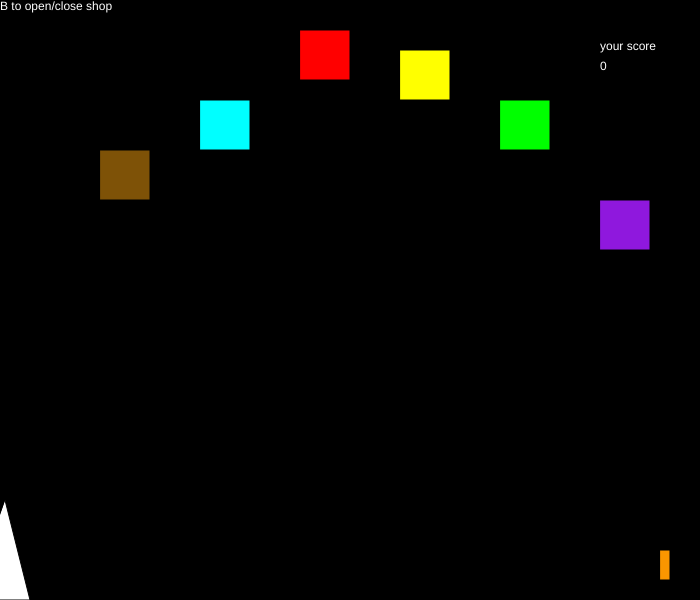
Frame 1 (no input)
Frame 60 (no input): identical to frame 1, image omitted
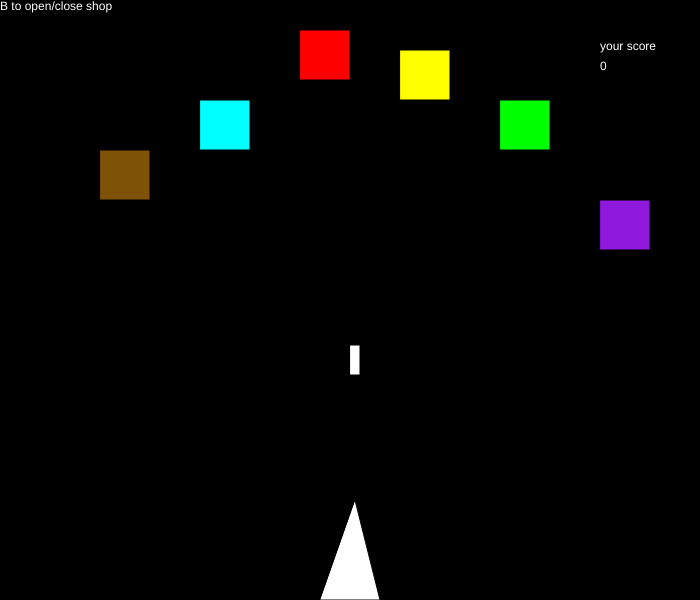
Frame 120 (the mouse pressed at the canvas centre since frame 60)

The p5.js sketch that drew these frames (run headless with seeded random() and noise() and a simulated clock; from frame 60 on, the mouse is pressed at the canvas centre):

// p5.js sketch
// ── sketch.js
var ballx = 600;
var bally = -100;

var balx = 500;
var baly = -100;

var bllx = 640;
var blly = -100;

var catx = 300;
var caty = 30;

var batx = 400;
var baty = 50;

var atx = 200;
var aty = 100;

var tx = 500;
var ty = 100;

var x = 100;
var y = 150;

var ax = 600;
var ay = 200;

var bollr = 540;
var bollerY = -100;

var hotX = 560;
var hotY = -100;

var bbx;
var bby;

var m = 1;

var s = 1;

var points = 0;

var showminu = 0;

var block = 0;

var level = 50


function setup() {
  createCanvas(700, 600);
  noCursor();
}

function keyPressed() {
  if (key == "b") {
    if (showminu == 0) {
      showminu = 1;
    } else {
      showminu = 0;
    }
  }

  if (key == "m" && points > 500 && m == 1) {
    m = m + 1;
    points = points - 500;
  } else if (key == "m" && points > 1000 && m == 2) {
    m = m + 1;
    points = points - 1000;
  } else if (key == "m" && points > 1500 && m == 3) {
    m = m + 1;
    points = points - 1500;
  } else if (key == "m" && points > 2000 && m == 4) {
    m = m + 1;
    points = points - 2000;
  }
  if (key == "m" && points > 4000) {
    block = block + 1;
  }

  if (key == "n" && points > 500 && s == 1) {
    s = s + 1;
    points = points - 500;
  } else if (key == "n" && points > 1000 && s == 2) {
    s = s + 1;
    points = points - 1000;
  } else if (key == "n" && points > 1500 && s == 3) {
    s = s + 1;
    points = points - 1500;
  } else if (key == "n" && points > 2000 && s == 4) {
    s = s + 1;
    points = points - 2000;
  }
}

function mousePressed() {
  if (bally < 0) {
    ballx = mouseX;
    bally = 640;
  } else if (baly < 0 && m > 1) {
    balx = mouseX;
    baly = 680;
  } else if (blly < 0 && m > 2) {
    bllx = mouseX;
    blly = 600;
  } else if (bollerY < 0 && m > 3) {
    bollr = mouseX;
    bollerY = 660;
  } else if (hotY < 0 && m > 4) {
    hotX = mouseX;
    hotY = 630;
  }
}

function draw() {
  background(0);

  fill(255);
  triangle(5 + mouseX, 500, 30 + mouseX, 600, -30 + mouseX, 600);
  rect(ballx, bally, 10, 30);
  rect(balx, baly, 10, 30);
  rect(bllx, blly, 10, 30);
  rect(bollr, bollerY, 10, 30);
  rect(hotX, hotY, 10, 30);

  if (s == 1) {
    bally = bally - 5;
    baly = baly - 5;
    blly = blly - 5;
    bollerY = bollerY - 5;
    hotY = hotY - 5;
  }
  if (s == 2) {
    bally = bally - 10;
    baly = baly - 10;
   blly = blly - 10;
    bollerY = bollerY - 10;
    hotY = hotY - 10;
  }
  if (s == 3) {
   bally = bally - 15;
    baly = baly - 15;
    blly = blly - 15;
    bollerY = bollerY - 15;
    hotY = hotY - 15;
  }
 if (s == 4) {
    bally = bally - 20;
    baly = baly - 20;
    blly = blly - 20;
    bollerY = bollerY - 20;
    hotY = hotY - 20;
  }
  //point upgrad
  if (block == 1) {
    fill("rgb(4,12,120)");
    rect(bbx, bby, 20, 20);

    if (
      collision20(ballx, bally, bbx, bby) ||
      collision20(balx, baly, bbx, bby) ||
      collision20(bllx, blly, bbx, bby) ||
      collision20(bollr, bollerY, bbx, bby) ||
      collision20(hotX, hotY, bbx, bby)
    ) {
      catx = random(650);
      caty = random(300);
      points = points + 1000;
    }
   }
  //minu
  if (showminu == 1) {
    fill(255);
    rect(0, 300, 180, 400);
    fill(0);
    text("M = buy shot ", 10, 340);
     text("n = buy speed ", 10, 320);
    text(" 500 score -> shot2", 10, 360);
    text(" 1000 score -> shot3", 10, 380);
    text(" 1500 score -> shot4", 10, 400);
    text("2000 score -> shot5", 10, 420);
    text("4000 score -> point upgrad", 10, 440);
    text("1200 score -> speed2 shot", 10, 460);
    text("3600 score -> speed3 shot", 10, 480);
    text("5000 score -> speed4 shot", 10, 500);
    text("15000 score -> level up", 10, 560);
  }
  text("B to open/close shop", 0, 10);
  //shot

  if (bally < 0) {
    fill(250, 150, 0);
    rect(660, 550, 10, 30);
  }

  if (baly < 0 && m > 1) {
    fill(250, 150, 0);
    rect(680, 550, 10, 30);
  }

  if (blly < 0 && m > 2) {
    fill(250, 150, 0);
    rect(640, 550, 10, 30);
  }

  if (hotY < 0 && m > 4) {
    fill(250, 150, 0);
    rect(600, 550, 10, 30);
  }

  if (bollerY < 0 && m > 3) {
    fill(250, 150, 0);
    rect(620, 550, 10, 30);
  }

  //red
  fill(255, 0, 0);
  rect(catx, caty, level);

  if (
    collision(ballx, bally, catx, caty) ||
    collision(balx, baly, catx, caty) ||
    collision(bllx, blly, catx, caty) ||
    collision(bollr, bollerY, catx, caty) ||
    collision(hotX, hotY, catx, caty)
  ) {
    catx = random(650);
    caty = random(300);
    points = points + 25;
  }

  //yelow
  fill(255, 255, 0);
  rect(batx, baty, level);

  if (
    collision(ballx, bally, batx, baty) ||
    collision(balx, baly, batx, baty) ||
    collision(bllx, blly, batx, baty) ||
    collision(bollr, bollerY, catx, caty) ||
    collision(hotX, hotY, catx, caty)
  ) {
    batx = random(650);
    baty = random(300);
    points = points + 25;
  }

  //teal
  fill(0, 255, 255);
  rect(atx, aty, level);

  if (
    collision(ballx, bally, atx, aty) ||
    collision(balx, baly, atx, aty) ||
    collision(bllx, blly, atx, aty) ||
    collision(bollr, bollerY, atx, aty) ||
    collision(hotX, hotY, atx, aty)
  ) {
    atx = random(650);
    aty = random(300);
    points = points + 25;
  }

  //green
  fill(0, 255, 0);
  rect(tx, ty, level);

  if (
    collision(ballx, bally, tx, ty) ||
    collision(balx, baly, tx, ty) ||
    collision(bllx, blly, tx, ty) ||
    collision(bollr, bollerY, tx, ty) ||
    collision(hotX, hotY, tx, ty)
  ) {
    tx = random(650);
    ty = random(300);
    points = points + 25;
  }

  //brown
  fill("#7E5207");
  rect(x, y, level);

  if (
    collision(ballx, bally, x, y) ||
    collision(balx, baly, x, y) ||
    collision(bllx, blly, x, y) ||
    collision(bollr, bollerY, tx, ty) ||
    collision(hotX, hotY, tx, ty)
  ) {
    x = random(650);
    y = random(300);
    points = points + 25;
  }

  // puple
  fill("#8F18DD");
  rect(ax, ay, level);

  if (
    collision(ballx, bally, ax, ay) ||
    collision(balx, baly, ax, ay) ||
    collision(bllx, blly, ax, ay) ||
    collision(bollr, bollerY, ax, ay) ||
    collision(hotX, hotY, ax, ay)
  ) {
    ax = random(650);
    ay = random(300);
    points = points + 25;
  }

  fill(255);
  text("your score", 600, 50);
  text( points , 600, 70 )
}

function collision(x1, y1, boxx, boxy) {
  return x1 > boxx && x1 < boxx + level && y1 > boxy && y1 < boxy + level;
}

function collision20(x1, y1, boxx, boxy) {
  return x1 > boxx && x1 < boxx + 20 && y1 > boxy && y1 < boxy + 20;
}
